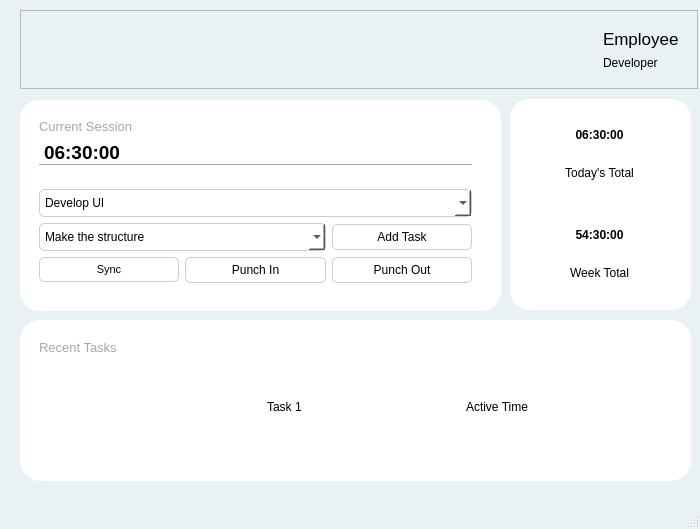
<?xml version="1.0" encoding="UTF-8"?>
<ui version="4.0">
 <class>ActiveTracker</class>
 <widget class="QMainWindow" name="ActiveTracker">
  <property name="geometry">
   <rect>
    <x>0</x>
    <y>0</y>
    <width>700</width>
    <height>529</height>
   </rect>
  </property>
  <property name="windowTitle">
   <string>ActiveTracker</string>
  </property>
  <property name="styleSheet">
   <string notr="true">QMainWindow{
	background-color: #eaf1f4
}</string>
  </property>
  <widget class="QWidget" name="centralwidget">
   <widget class="QFrame" name="frame_1">
    <property name="geometry">
     <rect>
      <x>20</x>
      <y>10</y>
      <width>678</width>
      <height>79</height>
     </rect>
    </property>
    <property name="styleSheet">
     <string notr="true"/>
    </property>
    <property name="frameShape">
     <enum>QFrame::StyledPanel</enum>
    </property>
    <property name="frameShadow">
     <enum>QFrame::Raised</enum>
    </property>
    <layout class="QHBoxLayout" name="horizontalLayout">
     <item>
      <widget class="QLabel" name="label_13">
       <property name="text">
        <string/>
       </property>
       <property name="pixmap">
        <pixmap>../ui-icons/icons8-menu-64.png</pixmap>
       </property>
       <property name="scaledContents">
        <bool>false</bool>
       </property>
      </widget>
     </item>
     <item>
      <spacer name="horizontalSpacer">
       <property name="orientation">
        <enum>Qt::Horizontal</enum>
       </property>
       <property name="sizeHint" stdset="0">
        <size>
         <width>508</width>
         <height>20</height>
        </size>
       </property>
      </spacer>
     </item>
     <item>
      <widget class="QWidget" name="widget" native="true">
       <layout class="QVBoxLayout" name="verticalLayout">
        <item>
         <widget class="QLabel" name="label">
          <property name="font">
           <font>
            <pointsize>13</pointsize>
           </font>
          </property>
          <property name="text">
           <string>Employee</string>
          </property>
         </widget>
        </item>
        <item>
         <widget class="QLabel" name="label_2">
          <property name="font">
           <font>
            <pointsize>9</pointsize>
           </font>
          </property>
          <property name="text">
           <string>Developer</string>
          </property>
         </widget>
        </item>
       </layout>
      </widget>
     </item>
    </layout>
   </widget>
   <widget class="QFrame" name="frame_2">
    <property name="geometry">
     <rect>
      <x>20</x>
      <y>100</y>
      <width>481</width>
      <height>211</height>
     </rect>
    </property>
    <property name="styleSheet">
     <string notr="true">QFrame{
	background-color: #fff;
	border-radius:20px;
}</string>
    </property>
    <property name="frameShape">
     <enum>QFrame::StyledPanel</enum>
    </property>
    <property name="frameShadow">
     <enum>QFrame::Raised</enum>
    </property>
    <widget class="QWidget" name="widget_2" native="true">
     <property name="geometry">
      <rect>
       <x>10</x>
       <y>9</y>
       <width>451</width>
       <height>183</height>
      </rect>
     </property>
     <layout class="QGridLayout" name="gridLayout_2">
      <item row="0" column="0">
       <widget class="QWidget" name="widget_3" native="true">
        <property name="styleSheet">
         <string notr="true"/>
        </property>
        <layout class="QVBoxLayout" name="verticalLayout_2">
         <item>
          <widget class="QLabel" name="label_3">
           <property name="font">
            <font>
             <pointsize>10</pointsize>
            </font>
           </property>
           <property name="styleSheet">
            <string notr="true">QLabel{
	color:rgb(167, 167, 167);
}</string>
           </property>
           <property name="text">
            <string>Current Session</string>
           </property>
          </widget>
         </item>
         <item>
          <widget class="QLabel" name="label_4">
           <property name="font">
            <font>
             <pointsize>14</pointsize>
             <weight>75</weight>
             <bold>true</bold>
            </font>
           </property>
           <property name="styleSheet">
            <string notr="true">QLabel{
	border-bottom: 1px solid rgb(167, 167, 167);;
}</string>
           </property>
           <property name="text">
            <string>06:30:00</string>
           </property>
          </widget>
         </item>
        </layout>
       </widget>
      </item>
      <item row="1" column="0">
       <widget class="QWidget" name="widget_4" native="true">
        <layout class="QGridLayout" name="gridLayout">
         <item row="1" column="0" colspan="2">
          <widget class="QComboBox" name="comboBox_2">
           <property name="styleSheet">
            <string notr="true">QComboBox {
                background-color: white;
                border: 1px solid #ccc;
                border-radius: 5px;
                padding: 5px;
            }</string>
           </property>
           <item>
            <property name="text">
             <string>Make the structure</string>
            </property>
           </item>
           <item>
            <property name="text">
             <string>Add Attractive Colours</string>
            </property>
           </item>
           <item>
            <property name="text">
             <string>Align them properly</string>
            </property>
           </item>
          </widget>
         </item>
         <item row="0" column="0" colspan="3">
          <widget class="QComboBox" name="comboBox">
           <property name="styleSheet">
            <string notr="true">QComboBox {
                background-color: white;
                border: 1px solid #ccc;
                border-radius: 5px;
                padding: 5px;
            }</string>
           </property>
           <property name="placeholderText">
            <string/>
           </property>
           <item>
            <property name="text">
             <string>Develop UI</string>
            </property>
           </item>
           <item>
            <property name="text">
             <string>Develop each code module</string>
            </property>
           </item>
           <item>
            <property name="text">
             <string>Integrate UI and Code Modules</string>
            </property>
           </item>
           <item>
            <property name="text">
             <string>Show Submit it</string>
            </property>
           </item>
          </widget>
         </item>
         <item row="1" column="2">
          <widget class="QPushButton" name="pushButton">
           <property name="styleSheet">
            <string notr="true">QPushButton {
                background-color: white;
                border: 1px solid #ccc;
                border-radius: 5px;
                padding: 5px 10px;
            }</string>
           </property>
           <property name="text">
            <string>Add Task</string>
           </property>
          </widget>
         </item>
         <item row="3" column="0">
          <widget class="QPushButton" name="pushButton_2">
           <property name="font">
            <font>
             <pointsize>8</pointsize>
            </font>
           </property>
           <property name="styleSheet">
            <string notr="true">QPushButton {
                background-color: white;
                border: 1px solid #ccc;
                border-radius: 5px;
                padding: 5px 10px;
            }</string>
           </property>
           <property name="text">
            <string>Sync</string>
           </property>
          </widget>
         </item>
         <item row="3" column="1">
          <widget class="QPushButton" name="pushButton_3">
           <property name="styleSheet">
            <string notr="true">QPushButton {
                background-color:White;
                border: 1px solid #ccc;
                border-radius: 5px;
                padding: 5px 10px;
				font: white;
            }

QPushButton#pushButton_3:pressed{
background-color: white;
padding-left: 1px;
padding-top: 1px;
color:  rgb(0, 0, 255);
	font: 47 10pt &quot;Dubai Medium&quot;;
	font: 14pt &quot;MS Shell Dlg 2&quot;;
}
</string>
           </property>
           <property name="text">
            <string>Punch In</string>
           </property>
          </widget>
         </item>
         <item row="3" column="2">
          <widget class="QPushButton" name="pushButton_4">
           <property name="styleSheet">
            <string notr="true">QPushButton {
                background-color:White;
                border: 1px solid #ccc;
                border-radius: 5px;
                padding: 5px 10px;
				font: white;
            }

QPushButton#pushButton_4:pressed{
background-color: white;
padding-left: 1px;
padding-top: 1px;
color:  rgb(255, 0, 0);
	font: 47 10pt &quot;Dubai Medium&quot;;
	font: 14pt &quot;MS Shell Dlg 2&quot;;
}
</string>
           </property>
           <property name="text">
            <string>Punch Out</string>
           </property>
          </widget>
         </item>
        </layout>
       </widget>
      </item>
     </layout>
    </widget>
   </widget>
   <widget class="QFrame" name="frame_3">
    <property name="geometry">
     <rect>
      <x>20</x>
      <y>320</y>
      <width>671</width>
      <height>161</height>
     </rect>
    </property>
    <property name="styleSheet">
     <string notr="true">QFrame{
	background-color: #fff;
	border-radius:20px;
}</string>
    </property>
    <property name="frameShape">
     <enum>QFrame::StyledPanel</enum>
    </property>
    <property name="frameShadow">
     <enum>QFrame::Raised</enum>
    </property>
    <widget class="QWidget" name="widget_8" native="true">
     <property name="geometry">
      <rect>
       <x>10</x>
       <y>10</y>
       <width>651</width>
       <height>141</height>
      </rect>
     </property>
     <widget class="QLabel" name="label_6">
      <property name="geometry">
       <rect>
        <x>9</x>
        <y>9</y>
        <width>631</width>
        <height>16</height>
       </rect>
      </property>
      <property name="font">
       <font>
        <pointsize>10</pointsize>
       </font>
      </property>
      <property name="styleSheet">
       <string notr="true">QLabel{
	color:rgb(167, 167, 167);
}</string>
      </property>
      <property name="text">
       <string>Recent Tasks</string>
      </property>
     </widget>
     <widget class="QWidget" name="widget_5" native="true">
      <property name="geometry">
       <rect>
        <x>9</x>
        <y>31</y>
        <width>631</width>
        <height>101</height>
       </rect>
      </property>
      <widget class="QWidget" name="widget_11" native="true">
       <property name="geometry">
        <rect>
         <x>29</x>
         <y>10</y>
         <width>591</width>
         <height>71</height>
        </rect>
       </property>
       <layout class="QHBoxLayout" name="horizontalLayout_2">
        <item>
         <widget class="QLabel" name="label_5">
          <property name="text">
           <string/>
          </property>
          <property name="pixmap">
           <pixmap>../ui-icons/icons8-pause-48.png</pixmap>
          </property>
          <property name="scaledContents">
           <bool>false</bool>
          </property>
         </widget>
        </item>
        <item>
         <widget class="QLabel" name="label_7">
          <property name="text">
           <string>Task 1</string>
          </property>
         </widget>
        </item>
        <item>
         <widget class="QLabel" name="label_8">
          <property name="text">
           <string>Active Time</string>
          </property>
         </widget>
        </item>
       </layout>
      </widget>
     </widget>
    </widget>
   </widget>
   <widget class="QFrame" name="frame_4">
    <property name="geometry">
     <rect>
      <x>510</x>
      <y>99</y>
      <width>181</width>
      <height>211</height>
     </rect>
    </property>
    <property name="styleSheet">
     <string notr="true">QFrame{
	background-color: #fff;
	border-radius:20px;
}
</string>
    </property>
    <property name="frameShape">
     <enum>QFrame::StyledPanel</enum>
    </property>
    <property name="frameShadow">
     <enum>QFrame::Raised</enum>
    </property>
    <layout class="QVBoxLayout" name="verticalLayout_6">
     <item>
      <widget class="QWidget" name="widget_6" native="true">
       <widget class="QWidget" name="layoutWidget">
        <property name="geometry">
         <rect>
          <x>10</x>
          <y>10</y>
          <width>141</width>
          <height>71</height>
         </rect>
        </property>
        <layout class="QVBoxLayout" name="verticalLayout_4">
         <item>
          <widget class="QLabel" name="label_9">
           <property name="styleSheet">
            <string notr="true">QLabel{
	color: black;
	font-size: 12px;
	font-weight: bold;
}</string>
           </property>
           <property name="text">
            <string>06:30:00</string>
           </property>
           <property name="alignment">
            <set>Qt::AlignCenter</set>
           </property>
           <property name="margin">
            <number>0</number>
           </property>
          </widget>
         </item>
         <item>
          <widget class="QLabel" name="label_10">
           <property name="text">
            <string>Today's Total</string>
           </property>
           <property name="alignment">
            <set>Qt::AlignCenter</set>
           </property>
           <property name="margin">
            <number>0</number>
           </property>
          </widget>
         </item>
        </layout>
       </widget>
      </widget>
     </item>
     <item>
      <widget class="QWidget" name="widget_7" native="true">
       <widget class="QWidget" name="layoutWidget">
        <property name="geometry">
         <rect>
          <x>10</x>
          <y>10</y>
          <width>141</width>
          <height>71</height>
         </rect>
        </property>
        <layout class="QVBoxLayout" name="verticalLayout_5">
         <item>
          <widget class="QLabel" name="label_22">
           <property name="styleSheet">
            <string notr="true">QLabel{
	color: black;
	font-size: 12px;
	font-weight: bold;
}</string>
           </property>
           <property name="text">
            <string>54:30:00</string>
           </property>
           <property name="alignment">
            <set>Qt::AlignCenter</set>
           </property>
           <property name="margin">
            <number>0</number>
           </property>
          </widget>
         </item>
         <item>
          <widget class="QLabel" name="label_23">
           <property name="text">
            <string>Week Total</string>
           </property>
           <property name="alignment">
            <set>Qt::AlignCenter</set>
           </property>
           <property name="margin">
            <number>0</number>
           </property>
          </widget>
         </item>
        </layout>
       </widget>
      </widget>
     </item>
    </layout>
   </widget>
  </widget>
  <widget class="QMenuBar" name="menubar">
   <property name="geometry">
    <rect>
     <x>0</x>
     <y>0</y>
     <width>700</width>
     <height>21</height>
    </rect>
   </property>
  </widget>
  <widget class="QStatusBar" name="statusbar"/>
 </widget>
 <resources/>
 <connections/>
</ui>
